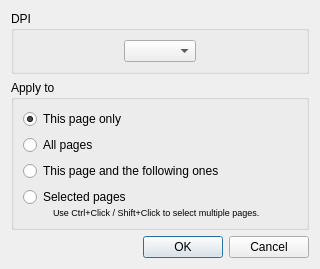
<?xml version="1.0" encoding="UTF-8"?>
<ui version="4.0">
 <class>output::ChangeDpiDialog</class>
 <widget class="QDialog" name="output::ChangeDpiDialog">
  <property name="windowModality">
   <enum>Qt::WindowModal</enum>
  </property>
  <property name="geometry">
   <rect>
    <x>0</x>
    <y>0</y>
    <width>320</width>
    <height>266</height>
   </rect>
  </property>
  <property name="windowTitle">
   <string>Apply Output Resolution</string>
  </property>
  <layout class="QVBoxLayout" name="verticalLayout">
   <item>
    <widget class="QGroupBox" name="dpiGroup">
     <property name="title">
      <string>DPI</string>
     </property>
     <layout class="QHBoxLayout" name="horizontalLayout">
      <item>
       <spacer name="horizontalSpacer_3">
        <property name="orientation">
         <enum>Qt::Horizontal</enum>
        </property>
        <property name="sizeHint" stdset="0">
         <size>
          <width>0</width>
          <height>1</height>
         </size>
        </property>
       </spacer>
      </item>
      <item>
       <widget class="QComboBox" name="dpiSelector">
        <property name="insertPolicy">
         <enum>QComboBox::NoInsert</enum>
        </property>
        <property name="duplicatesEnabled">
         <bool>true</bool>
        </property>
       </widget>
      </item>
      <item>
       <spacer name="horizontalSpacer_4">
        <property name="orientation">
         <enum>Qt::Horizontal</enum>
        </property>
        <property name="sizeHint" stdset="0">
         <size>
          <width>0</width>
          <height>1</height>
         </size>
        </property>
       </spacer>
      </item>
     </layout>
    </widget>
   </item>
   <item>
    <widget class="QGroupBox" name="groupBox_3">
     <property name="title">
      <string>Apply to</string>
     </property>
     <layout class="QVBoxLayout" name="verticalLayout_2">
      <item>
       <widget class="QRadioButton" name="thisPageRB">
        <property name="text">
         <string>This page only</string>
        </property>
        <property name="checked">
         <bool>true</bool>
        </property>
       </widget>
      </item>
      <item>
       <widget class="QRadioButton" name="allPagesRB">
        <property name="text">
         <string>All pages</string>
        </property>
       </widget>
      </item>
      <item>
       <widget class="QRadioButton" name="thisPageAndFollowersRB">
        <property name="text">
         <string>This page and the following ones</string>
        </property>
       </widget>
      </item>
      <item>
       <widget class="QWidget" name="selectedPagesWidget" native="true">
        <layout class="QVBoxLayout" name="verticalLayout_3">
         <property name="spacing">
          <number>0</number>
         </property>
         <property name="leftMargin">
          <number>0</number>
         </property>
         <property name="topMargin">
          <number>0</number>
         </property>
         <property name="rightMargin">
          <number>0</number>
         </property>
         <property name="bottomMargin">
          <number>0</number>
         </property>
         <item>
          <widget class="QRadioButton" name="selectedPagesRB">
           <property name="text">
            <string>Selected pages</string>
           </property>
          </widget>
         </item>
         <item>
          <layout class="QHBoxLayout" name="horizontalLayout_2">
           <property name="spacing">
            <number>0</number>
           </property>
           <item>
            <spacer name="horizontalSpacer_5">
             <property name="orientation">
              <enum>Qt::Horizontal</enum>
             </property>
             <property name="sizeType">
              <enum>QSizePolicy::Fixed</enum>
             </property>
             <property name="sizeHint" stdset="0">
              <size>
               <width>30</width>
               <height>0</height>
              </size>
             </property>
            </spacer>
           </item>
           <item>
            <widget class="QLabel" name="selectedPagesHint">
             <property name="font">
              <font>
               <pointsize>7</pointsize>
              </font>
             </property>
             <property name="text">
              <string>Use Ctrl+Click / Shift+Click to select multiple pages.</string>
             </property>
            </widget>
           </item>
          </layout>
         </item>
        </layout>
       </widget>
      </item>
     </layout>
    </widget>
   </item>
   <item>
    <spacer name="verticalSpacer">
     <property name="orientation">
      <enum>Qt::Vertical</enum>
     </property>
     <property name="sizeHint" stdset="0">
      <size>
       <width>20</width>
       <height>0</height>
      </size>
     </property>
    </spacer>
   </item>
   <item>
    <widget class="QDialogButtonBox" name="buttonBox">
     <property name="orientation">
      <enum>Qt::Horizontal</enum>
     </property>
     <property name="standardButtons">
      <set>QDialogButtonBox::Cancel|QDialogButtonBox::Ok</set>
     </property>
    </widget>
   </item>
  </layout>
 </widget>
 <resources/>
 <connections>
  <connection>
   <sender>buttonBox</sender>
   <signal>rejected()</signal>
   <receiver>ChangeDpiDialog</receiver>
   <slot>reject()</slot>
   <hints>
    <hint type="sourcelabel">
     <x>316</x>
     <y>260</y>
    </hint>
    <hint type="destinationlabel">
     <x>286</x>
     <y>274</y>
    </hint>
   </hints>
  </connection>
 </connections>
</ui>
